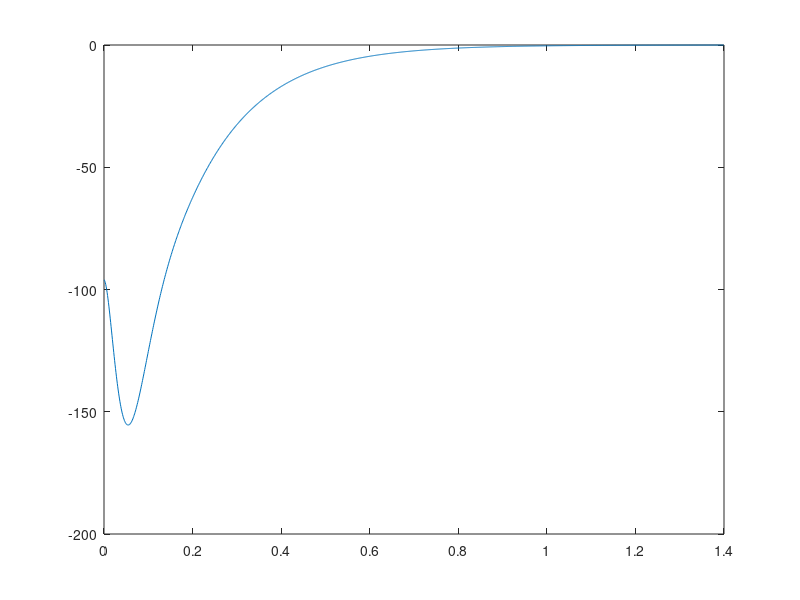

Write the MATLAB code that produced this figure. (Note: this script raises an error after producing the figure.)
clear;
close all;
% Robotic constants defination
sample_time = 0.001;
g = 9.8;
Zc = 0.23;

% discreate space state parameters
A = [1 sample_time sample_time^2/2; 0 1 sample_time;0 0 1];
B = [sample_time^3/6;sample_time^2/2;sample_time];
C = [1 0 -Zc/g];

% extend space state parameters
A_extend = [1 C*A;zeros(length(A),1) A];
B_extend = [C*B;B];
C_extend = [1 0 0 0];

Q_extend = 1;
Q_Square = C_extend'*Q_extend*C_extend;
R_extend  = 1e-4;

[K_extend,P_extend,e] = dlqr(A_extend,B_extend,Q_Square,R_extend);

Prv_Time = 1.4;
N = 1400; % fulture number

% parameters generate
G_extend = zeros(1,N);

G_extend(1) = -K_extend(1);
Ac_extend = A_extend - B_extend*K_extend;
X_extend = -Ac_extend'*P_extend*[1;0;0;0];
tmp = (R_extend + B_extend'*P_extend*B_extend)^-1*B_extend';
for i=2:N
    G_extend(i) = tmp*X_extend;
    X_extend = Ac_extend'*X_extend;
end
figure(1);
G_time = 0:sample_time:100;
G_time = G_time(1:N);
plot(G_time,G_extend);

% simulation total time in counts
Simulation_Time = 20;
COUNT = Simulation_Time/sample_time;

% Step parameter
StepTime = 2;
StartTime = 0.4 * StepTime;
RestTime = 0.3 * StepTime;
DblTime = 0.3 * StepTime;
ZMPx_StepLength = 0.2;
ZMPy_StepLength = 0.2;

Ref_ZMPx = zeros(1,COUNT);
Ref_ZMPy = zeros(1,COUNT);
ZMPx = zeros(1,COUNT);
ZMPy = zeros(1,COUNT);
X = zeros(3,COUNT);
Y = zeros(3,COUNT);
Input_ux = zeros(1,COUNT);
Input_uy = zeros(1,COUNT);
Time = zeros(1,COUNT);

i=2;
for t=sample_time:sample_time:StepTime
    if(t<=StartTime)
        Ref_ZMPx(1,i) = 0;
        Ref_ZMPy(1,i) = 0;
    elseif(t<=StartTime + DblTime)
        a = smothstep(0,-ZMPy_StepLength/2,DblTime);
        tmp_time = t-StartTime;
        Ref_ZMPx(1,i) = 0;
        Ref_ZMPy(1,i) = a(1) + a(2)*tmp_time + a(3)*tmp_time^2 + a(4)*tmp_time^3 + a(5)*tmp_time^4;
    else
        Ref_ZMPx(1,i) = 0;
        Ref_ZMPy(1,i) = -ZMPy_StepLength/2;
    end
    i=i+1;
end
for t=sample_time:sample_time:StepTime
    if(t<=StartTime)
        Ref_ZMPx(1,i) = 0;
        Ref_ZMPy(1,i) = -ZMPy_StepLength/2;
    elseif(t<=StartTime + DblTime)
        ax = smothstep(0,ZMPx_StepLength,DblTime);
        ay = smothstep(-ZMPy_StepLength/2,ZMPy_StepLength/2,DblTime);
        tmp_time = t-StartTime;
        Ref_ZMPx(1,i) = ax(1) + ax(2)*tmp_time + ax(3)*tmp_time^2 + ax(4)*tmp_time^3 + ax(5)*tmp_time^4;
        Ref_ZMPy(1,i) = ay(1) + ay(2)*tmp_time + ay(3)*tmp_time^2 + ay(4)*tmp_time^3 + ay(5)*tmp_time^4;
    else
        Ref_ZMPx(1,i) = ZMPx_StepLength;
        Ref_ZMPy(1,i) = ZMPy_StepLength/2;
    end
    i=i+1;
end
for t=sample_time:sample_time:StepTime
    if(t<=StartTime)
        Ref_ZMPx(1,i) = ZMPx_StepLength;
        Ref_ZMPy(1,i) = ZMPy_StepLength/2;
    elseif(t<=StartTime + DblTime)
        ax = smothstep(ZMPx_StepLength,2*ZMPx_StepLength,DblTime);
        ay = smothstep(ZMPy_StepLength/2,-ZMPy_StepLength/2,DblTime);
        tmp_time = t-StartTime;
        Ref_ZMPx(1,i) = ax(1) + ax(2)*tmp_time + ax(3)*tmp_time^2 + ax(4)*tmp_time^3 + ax(5)*tmp_time^4;
        Ref_ZMPy(1,i) = ay(1) + ay(2)*tmp_time + ay(3)*tmp_time^2 + ay(4)*tmp_time^3 + ay(5)*tmp_time^4;
    else
        Ref_ZMPx(1,i) = 2*ZMPx_StepLength;
        Ref_ZMPy(1,i) = -ZMPy_StepLength/2;
    end
    i=i+1;
end
for t=sample_time:sample_time:StepTime
    if(t<=StartTime)
        Ref_ZMPx(1,i) = 2*ZMPx_StepLength;
        Ref_ZMPy(1,i) = -ZMPy_StepLength/2;
    elseif(t<=StartTime + DblTime)
        ax = smothstep(2*ZMPx_StepLength,3*ZMPx_StepLength,DblTime);
        ay = smothstep(-ZMPy_StepLength/2,ZMPy_StepLength/2,DblTime);
        tmp_time = t-StartTime;
        Ref_ZMPx(1,i) = ax(1) + ax(2)*tmp_time + ax(3)*tmp_time^2 + ax(4)*tmp_time^3 + ax(5)*tmp_time^4;
        Ref_ZMPy(1,i) = ay(1) + ay(2)*tmp_time + ay(3)*tmp_time^2 + ay(4)*tmp_time^3 + ay(5)*tmp_time^4;
    else
        Ref_ZMPx(1,i) = 3*ZMPx_StepLength;
        Ref_ZMPy(1,i) = ZMPy_StepLength/2;
    end
    i=i+1;
end
for t=sample_time:sample_time:StepTime
    if(t<=StartTime)
        Ref_ZMPx(1,i) = 3*ZMPx_StepLength;
        Ref_ZMPy(1,i) = ZMPy_StepLength/2;
    elseif(t<=StartTime + DblTime)
        a = smothstep(ZMPy_StepLength/2,0,DblTime);
        tmp_time = t-StartTime;
        Ref_ZMPx(1,i) = 3*ZMPx_StepLength;
        Ref_ZMPy(1,i) = a(1) + a(2)*tmp_time + a(3)*tmp_time^2 + a(4)*tmp_time^3 + a(5)*tmp_time^4;
    else
        Ref_ZMPx(1,i) = 3*ZMPx_StepLength;
        Ref_ZMPy(1,i) = 0;
    end
    i=i+1;
end
for j=i:COUNT
    Ref_ZMPx(1,j) = 3*ZMPx_StepLength;
    Ref_ZMPy(1,j) = 0;
end

% for t =sample_time:sample_time:Simulation_Time
%     if(t<RestTime+Prv_Time-DblTime/2)
%         Ref_ZMPx(1,i) = 0;
%         Ref_ZMPy(1,i) = 0;
%     elseif(t<RestTime+Prv_Time+DblTime/2)
%         a = smothstep(0,-ZMPy_StepLength/2,DblTime);
%         tmp_time = t-(RestTime+Prv_Time-DblTime/2);
%         Ref_ZMPx(1,i) = 0;
%         Ref_ZMPy(1,i) = a(1) + a(2)*tmp_time + a(3)*tmp_time^2 + a(4)*tmp_time^3 + a(5)*tmp_time^4;
%     elseif(t<RestTime + StepTime + RestTime + Prv_Time - DblTime/2)
%         Ref_ZMPx(1,i) = 0;
%         Ref_ZMPy(1,i) = -ZMPy_StepLength/2;
%     elseif(t<RestTime + StepTime + RestTime + Prv_Time + DblTime/2)    
%         ax = smothstep(0,ZMPx_StepLength,DblTime);
%         ay = smothstep(-ZMPy_StepLength/2,ZMPy_StepLength/2,DblTime);
%         tmp_time = t-(RestTime + StepTime + RestTime + Prv_Time - DblTime/2);
%         Ref_ZMPx(1,i) = ax(1) + ax(2)*tmp_time + ax(3)*tmp_time^2 + ax(4)*tmp_time^3 + ax(5)*tmp_time^4;
%         Ref_ZMPy(1,i) = ay(1) + ay(2)*tmp_time + ay(3)*tmp_time^2 + ay(4)*tmp_time^3 + ay(5)*tmp_time^4;
%     elseif(t<RestTime + StepTime + RestTime + StepTime + RestTime + Prv_Time - DblTime/2)
%         Ref_ZMPx(1,i) = ZMPx_StepLength;
%         Ref_ZMPy(1,i) = ZMPy_StepLength/2;
%     elseif(t<RestTime + StepTime + RestTime + StepTime + RestTime + Prv_Time + DblTime/2)
%         ay = smothstep(ZMPy_StepLength/2,0,DblTime);
%         tmp_time = t-(RestTime + StepTime + RestTime + StepTime + RestTime + Prv_Time - DblTime/2);
%         Ref_ZMPx(1,i) = ZMPx_StepLength;
%         Ref_ZMPy(1,i) = ay(1) + ay(2)*tmp_time + ay(3)*tmp_time^2 + ay(4)*tmp_time^3 + ay(5)*tmp_time^4;        
%     elseif(t<RestTime + StepTime + RestTime + StepTime + RestTime + StepTime + RestTime + Prv_Time)
%         Ref_ZMPx(1,i) = ZMPx_StepLength;
%         Ref_ZMPy(1,i) = 0;
%     else
%         Ref_ZMPx(1,i) = ZMPx_StepLength;
%         Ref_ZMPy(1,i) = 0;
%     end
%     i=i+1;
% end


% initialize state

X(:,1) = zeros(3,1);
Y(:,1) = zeros(3,1);
ZMPx(1) = C*X(:,1);
ZMPy(1) = C*Y(:,1);
Inputx_tmp = 0;
Inputy_tmp = 0;

Ks = K_extend(1);
Kx = K_extend(2:4);

for i=1:COUNT-1
    Inputx_tmp = Inputx_tmp + (-Ks)*(ZMPx(i)-Ref_ZMPx(i));
    Inputy_tmp = Inputy_tmp + (-Ks)*(ZMPy(i)-Ref_ZMPy(i));
    Input_ux(i) = Inputx_tmp - Kx*X(:,i);
    Input_uy(i) = Inputy_tmp - Kx*Y(:,i);
    for j=1:N
        Input_ux(i) = Input_ux(i) - G_extend(j)*Ref_ZMPx(min(i+j,COUNT));
        Input_uy(i) = Input_uy(i) - G_extend(j)*Ref_ZMPy(min(i+j,COUNT));
    end
    X(:,i+1) = A*X(:,i) + B*Input_ux(i);
    Y(:,i+1) = A*Y(:,i) + B*Input_uy(i);
    ZMPx(i+1)= C*X(:,i+1);
    ZMPy(i+1)= C*Y(:,i+1);
    Time(i+1) = Time(i)+sample_time;
end

figure(2);
plot(Time,X(1,:));
hold on;
plot(Time,ZMPx(:));
hold on;
plot(Time,Ref_ZMPx(:));
grid on;

figure(3);
plot(Time,X(1,:));
hold on;
plot(Time,X(2,:));
hold on;
plot(Time,X(3,:));
grid on;

figure(4);
plot(Time,Y(1,:));
hold on;
plot(Time,ZMPy(:));
hold on;
plot(Time,Ref_ZMPy(:));
grid on;

figure(5);
plot(Time,Y(1,:));
hold on;
plot(Time,Y(2,:));
hold on;
plot(Time,Y(3,:));
grid on;

figure(6)
plot(X(1,:),Y(1,:));
grid on;

fid = fopen('preview_test2.txt','w');
fprintf(fid,"#pragma once \r\n");
fprintf(fid,"constexpr double TEST2_REFERENCE_ZMPX[] = ");
fprintf(fid,"{");
for i=1:COUNT
    fprintf(fid,"%.12f",Ref_ZMPx(1,i));
    if(i~=COUNT)
        fprintf(fid,",");
    end
end
fprintf(fid,"};");
fprintf(fid,"\r\n");

fprintf(fid,"constexpr double TEST2_REFERENCE_ZMPY[] = ");
fprintf(fid,"{");
for i=1:COUNT
    fprintf(fid,"%.12f",Ref_ZMPy(1,i));
    if(i~=COUNT)
        fprintf(fid,",");
    end
end
fprintf(fid,"};");
fprintf(fid,"\r\n");

fprintf(fid,"constexpr double TEST2_REFERENCE_INPUTX[] = ");
fprintf(fid,"{");
for i=1:COUNT
    fprintf(fid,"%.12f",Input_ux(i));
    if(i~=COUNT)
        fprintf(fid,",");
    end
end
fprintf(fid,"};");
fprintf(fid,"\r\n");

fprintf(fid,"constexpr double TEST2_REFERENCE_INPUTY[] = ");
fprintf(fid,"{");
for i=1:COUNT
    fprintf(fid,"%.12f",Input_uy(i));
    if(i~=COUNT)
        fprintf(fid,",");
    end
end
fprintf(fid,"};");
fprintf(fid,"\r\n");

fprintf(fid,"constexpr double TEST2_REFERENCE_STATEX1[] = ");
fprintf(fid,"{");
for i=1:COUNT
    fprintf(fid,"%.12f",X(1,i));
    if(i~=COUNT)
        fprintf(fid,",");
    end
end
fprintf(fid,"};");
fprintf(fid,"\r\n");

fprintf(fid,"constexpr double TEST2_REFERENCE_STATEX2[] = ");
fprintf(fid,"{");
for i=1:COUNT
    fprintf(fid,"%.12f",X(2,i));
    if(i~=COUNT)
        fprintf(fid,",");
    end
end
fprintf(fid,"};");
fprintf(fid,"\r\n");

fprintf(fid,"constexpr double TEST2_REFERENCE_STATEX3[] = ");
fprintf(fid,"{");
for i=1:COUNT
    fprintf(fid,"%.12f",X(3,i));
    if(i~=COUNT)
        fprintf(fid,",");
    end
end
fprintf(fid,"};");
fprintf(fid,"\r\n");

fprintf(fid,"constexpr double TEST2_REFERENCE_STATEY1[] = ");
fprintf(fid,"{");
for i=1:COUNT
    fprintf(fid,"%.12f",Y(1,i));
    if(i~=COUNT)
        fprintf(fid,",");
    end
end
fprintf(fid,"};");
fprintf(fid,"\r\n");

fprintf(fid,"constexpr double TEST2_REFERENCE_STATEY2[] = ");
fprintf(fid,"{");
for i=1:COUNT
    fprintf(fid,"%.12f",Y(2,i));
    if(i~=COUNT)
        fprintf(fid,",");
    end
end
fprintf(fid,"};");
fprintf(fid,"\r\n");

fprintf(fid,"constexpr double TEST2_REFERENCE_STATEY3[] = ");
fprintf(fid,"{");
for i=1:COUNT
    fprintf(fid,"%.12f",Y(3,i));
    if(i~=COUNT)
        fprintf(fid,",");
    end
end
fprintf(fid,"};");
fprintf(fid,"\r\n");

fprintf(fid,"constexpr double TEST2_REFERENCE_STATEZMPX[] = ");
fprintf(fid,"{");
for i=1:COUNT
    fprintf(fid,"%.12f",ZMPx(1,i));
    if(i~=COUNT)
        fprintf(fid,",");
    end
end
fprintf(fid,"};");
fprintf(fid,"\r\n");

fprintf(fid,"constexpr double TEST2_REFERENCE_STATEZMPY[] = ");
fprintf(fid,"{");
for i=1:COUNT
    fprintf(fid,"%.12f",ZMPy(1,i));
    if(i~=COUNT)
        fprintf(fid,",");
    end
end
fprintf(fid,"};");
fprintf(fid,"\r\n");

fclose(fid);